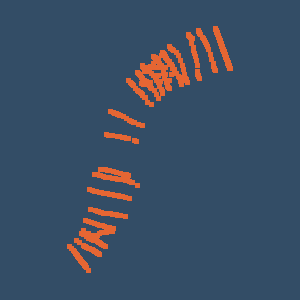

Python code for this plot:
#!/usr/bin/env python

# Read a PTS point cloud file via vtkFileResourceStream and render.

import os

import vtkmodules.vtkInteractionStyle  # noqa: F401
import vtkmodules.vtkRenderingFreeType  # noqa: F401
import vtkmodules.vtkRenderingOpenGL2  # noqa: F401

from vtkmodules.vtkIOCore import vtkFileResourceStream
from vtkmodules.vtkIOGeometry import vtkPTSReader
from vtkmodules.vtkRenderingCore import (
    vtkActor,
    vtkPolyDataMapper,
    vtkRenderWindow,
    vtkRenderWindowInteractor,
    vtkRenderer,
)

# Source
data_dir = os.environ.get("VPE_DATA_DIR", os.path.dirname(os.path.abspath(__file__)))

# Open file via stream
file_stream = vtkFileResourceStream()
file_stream.Open(os.path.join(data_dir, "samplePTS.pts"))

# Read PTS from stream
pts_reader = vtkPTSReader()
pts_reader.SetStream(file_stream)
pts_reader.SetLimitToMaxNumberOfPoints(True)
pts_reader.SetMaxNumberOfPoints(100000)
pts_reader.Update()

# Mapper
poly_mapper = vtkPolyDataMapper()
poly_mapper.SetInputConnection(pts_reader.GetOutputPort())

# Actor
pts_actor = vtkActor()
pts_actor.SetMapper(poly_mapper)
pts_actor.GetProperty().SetPointSize(5)
pts_actor.GetProperty().SetColor(0.9, 0.4, 0.2)

# Renderer
renderer = vtkRenderer()
renderer.AddActor(pts_actor)
renderer.SetBackground(0.2, 0.3, 0.4)

# Render window
render_window = vtkRenderWindow()
render_window.AddRenderer(renderer)
render_window.SetWindowName("pts reader stream")
render_window.SetMultiSamples(0)
render_window.SetSize(300, 300)

# Interactor
interactor = vtkRenderWindowInteractor()
interactor.SetRenderWindow(render_window)

# Scene
renderer.ResetCamera()

interactor.Initialize()
interactor.Start()
